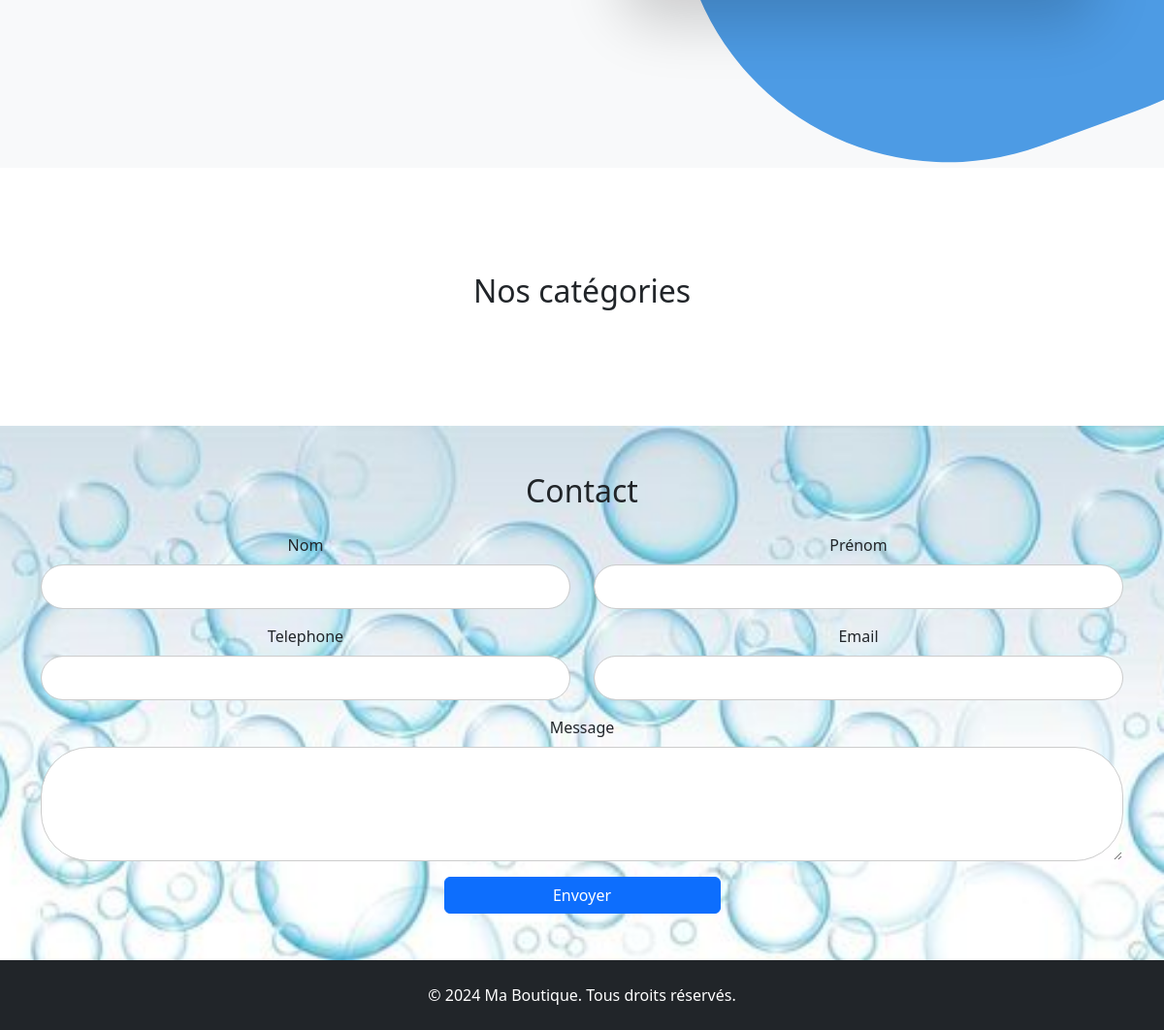
Before: / (lower part) with the older database file.
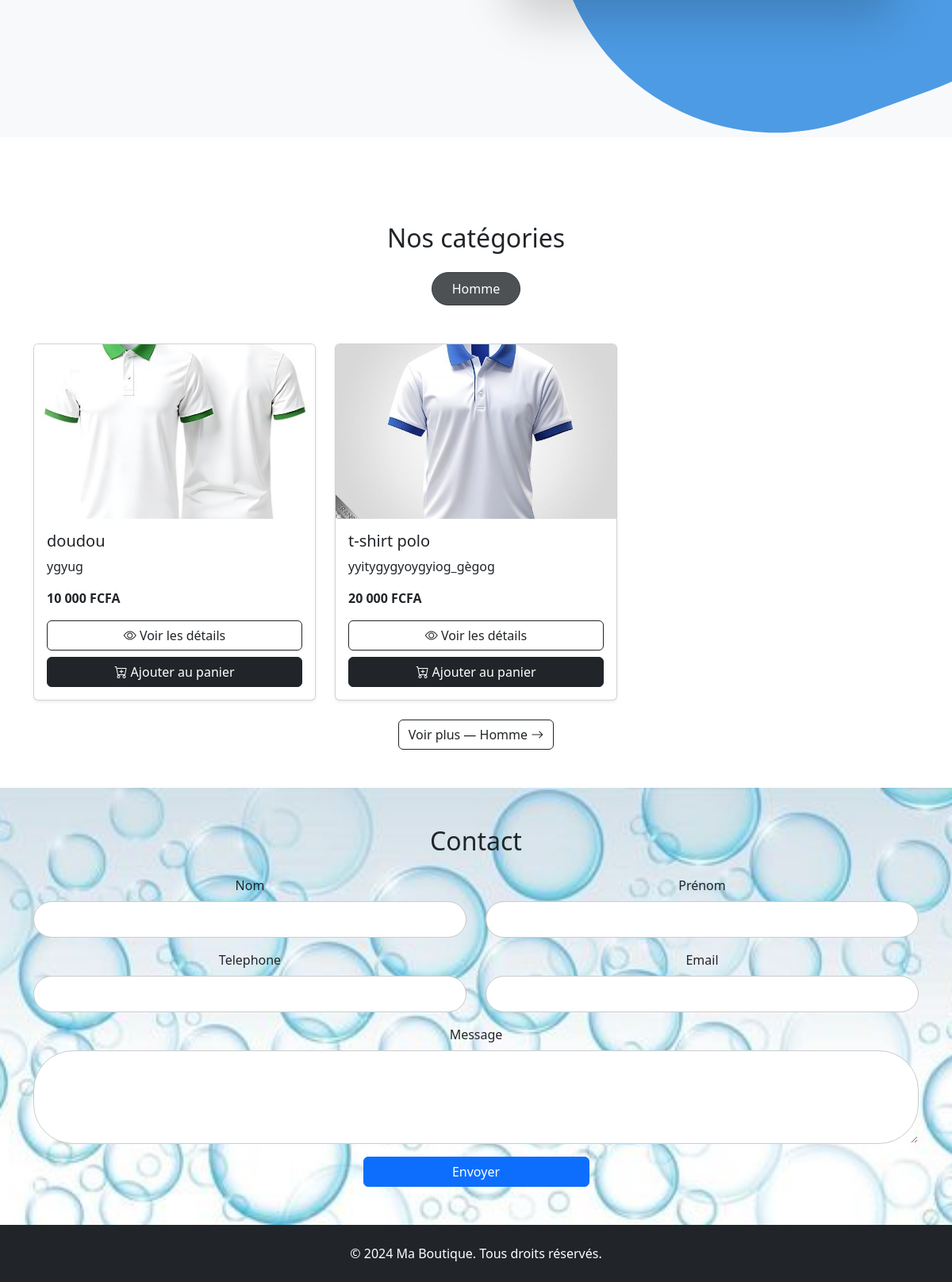
After: the same page with the newer database file.
### tables this page shows
CREATE TABLE `categories` (
  `id` int(11) NOT NULL,
  `nom` varchar(100) NOT NULL,
  `slug` varchar(100) NOT NULL,
  `created_at` timestamp NOT NULL DEFAULT current_timestamp()
);

CREATE TABLE `produits` (
  `id` int(11) NOT NULL,
  `nom` varchar(150) NOT NULL,
  `description` text DEFAULT NULL,
  `prix` int(11) NOT NULL,
  `image` varchar(255) DEFAULT NULL,
  `imag` varchar(255) DEFAULT NULL,
  `ima` varchar(255) DEFAULT NULL,
  `im` varchar(255) DEFAULT NULL,
  `categorie_id` int(11) NOT NULL,
  `created_at` timestamp NOT NULL DEFAULT current_timestamp()
);

### index.php (the view, shortened to what this page needs)
<?php
require_once 'config/database.php';
$categories = $pdo->query('SELECT * FROM categories ORDER BY id')->fetchAll();
$produits = $pdo->query('
    SELECT p.*, c.slug AS categorie_slug
    FROM produits p
    JOIN categories c ON c.id = p.categorie_id
    ORDER BY p.id
')->fetchAll();
?>
<?php include 'header.php'; ?>
<section class="hero">
    <div class="container">
        <div class="row align-items-center min-vh-100">
            <div class="col-12 col-lg-6 hero-text">
            </div>
            <div class="col-12 col-lg-6">
                <div class="hero-image">
                </div>
            </div>
        </div>
    </div>
</section>
<div class="espace"></div>
<div id="contenuBoutique">
    <section class="categories-section py-5" id="produits">
        <div class="container">
            <h2 class="text-center mb-4">Nos catégories</h2>
            <div class="d-flex justify-content-center flex-wrap gap-2 mb-5">
                <?php foreach ($categories as $i => $cat): ?>
                    <button class="btn <?= $i === 0 ? 'btn-dark active' : 'btn-outline-dark' ?> filtre-btn"
                        data-categorie="<?= htmlspecialchars($cat['slug']) ?>">
                        <?= htmlspecialchars($cat['nom']) ?>
                    </button>
                <?php endforeach; ?>
            </div>
<div class="row g-4" id="liste-produits">
    <?php foreach ($produits as $p): ?>
        <?php
            $images = array_filter([
                $p['image'],
                $p['imag'],
                $p['ima'],
                $p['im'],
            ]);
            $imagesJson = htmlspecialchars(json_encode(array_values($images)), ENT_QUOTES);
        ?>
        <div class="col-12 col-md-6 col-lg-4 produit"
            data-categorie="<?= htmlspecialchars($p['categorie_slug']) ?>">
            <div class="card h-100 shadow-sm produit-carte"
                data-id="<?= $p['id'] ?>"
                data-nom="<?= htmlspecialchars($p['nom']) ?>"
                data-description="<?= htmlspecialchars($p['description']) ?>"
                data-prix="<?= $p['prix'] ?>"
                data-image="<?= htmlspecialchars($p['image']) ?>"
                data-images='<?= $imagesJson ?>'>
                <img src="<?= htmlspecialchars($p['image']) ?>"
                    class="card-img-top" alt="<?= htmlspecialchars($p['nom']) ?>">
                <div class="card-body">
                    <h5 class="card-title"><?= htmlspecialchars($p['nom']) ?></h5>
                    <p class="card-text"><?= htmlspecialchars($p['description']) ?></p>
                    <strong><?= number_format($p['prix'], 0, ',', ' ') ?> FCFA</strong>
                    <br>
                    <button class="btn btn-outline-dark mt-3 w-100 voir-details"
                        data-bs-toggle="modal"
                        data-bs-target="#modalDetailProduit">
                        <i class="bi bi-eye"></i> Voir les détails
                    </button>
                    <button type="button"
                        class="btn btn-dark mt-2 w-100 ajouter-panier"
                        data-id="<?= $p['id'] ?>"
                        data-nom="<?= htmlspecialchars($p['nom']) ?>"
                        data-prix="<?= $p['prix'] ?>"
                        data-image="<?= htmlspecialchars($p['image']) ?>">
                        <i class="bi bi-cart-plus"></i> Ajouter au panier
                    </button>
                </div>
            </div>
        </div>
    <?php endforeach; ?>
</div>
            <div class="text-center mt-4" id="liensVoirPlus">
                <?php foreach ($categories as $i => $cat): ?>
                    <a href="produits-<?= htmlspecialchars($cat['slug']) ?>.php"
                        class="btn btn-outline-dark voir-plus <?= $i === 0 ? '' : 'd-none' ?>"
                        data-categorie="<?= htmlspecialchars($cat['slug']) ?>">
                        Voir plus — <?= htmlspecialchars($cat['nom']) ?>
                        <i class="bi bi-arrow-right"></i>
                    </a>
                <?php endforeach; ?>
            </div>
        </div>
    </section>
</div>
<?php include 'footer.php'; ?>

Changed rows visible on the page:
added categories: nom "Homme"
added produits: image (picture), nom "doudou", description "ygyug", prix "10 000"
added produits: image (picture), nom "t-shirt polo", description "yyitygygyoygyiog_gègog", prix "20 000"
